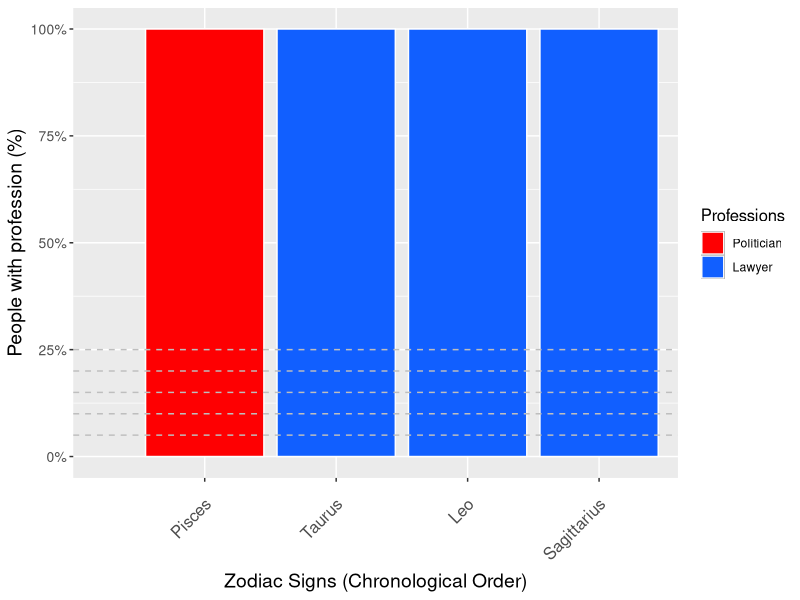

Here is the R script that generated this plot:
# R code for zodiac signs
library(tidyverse)

# Load data
data <- read_csv("zodiac_prof_activity.csv") # <-- INSERT CSV HERE!

# Order them, such that they are in chronological order
zodiac_order <- c(
  "Capricorn", "Aquarius", "Pisces", "Aries", "Taurus", "Gemini", 
  "Cancer", "Leo", "Virgo", "Libra", "Scorpio", "Sagittarius")

# Make table for most common professions for each zodiac sign and the counts and percentage
zodiac_professions <- data |>
  filter(Zodiac != 'Zodiac', Profession != 'Profession') |>
  group_by(Zodiac, Profession) |>
  summarise(count = n(), .groups = "drop") |>
  group_by(Zodiac) |>
  mutate(total_in_zodiac = sum(count)) |>
  slice_max(count, n = 3, with_ties = FALSE) |>
  mutate(percentage = (count / total_in_zodiac) * 100) |>
  select(Zodiac, Profession, count, percentage) |>
  arrange(match(Zodiac, zodiac_order))

# Legend reorder
zodiac_professions$Professions <- factor(zodiac_professions$Profession,
  levels = c("Politician", "Lawyer", "Businessperson", "Teacher", "Economist", "Physician", "Barrister", "Art", "Farmer", "Attorneys in the United States", "Authors"))

# Poltiician = #fe0002
# Lawyer = #115fff
# Businessperson = #fccd01
# Teacher = #87e23d
# Economist = #188d7b
# Physician = #ff8e02
# Barrister = #791e9f
# Art = #f69cc2
# Farmer = #999999
# Attorneys in the United States = #00FFFF
# Authors = #555555

# Plot barplot
barplot <- zodiac_professions |>
  ggplot(aes(
    x = factor(Zodiac, levels = zodiac_order),
    y = percentage/100,
    fill = Professions
  )) +
  geom_density(alpha = 0.5) +
  geom_col(position="dodge",colour="white") +
  labs(
    x = 'Zodiac Signs (Chronological Order)',
    y = 'People with profession (%)',
    # title = 'Percentage of people each zodiac\'s 3 most common professions'
  ) +
  ylim(0, 25) +
  scale_y_continuous(labels=scales::label_percent()) +
    scale_fill_manual(values = c("#fe0002","#115fff","#fccd01","#87e23d"),
    labels = c("Politician","Lawyer", "Businessperson", "Teacher")) +
  geom_hline(
    yintercept = seq(5/100, 25/100, by = 5/100),
    color = "grey", 
    linetype = "dashed"
  ) +
theme(
  axis.text.x = element_text(angle = 45, hjust = 1, vjust = 0.8, size = 12),
  axis.text.y = element_text(size = 10),
  axis.title.y = element_text(size = 14),
  axis.title.x = element_text(margin = margin(t = 15), size = 14),
  legend.title = element_text(size = 12)
)

# Save the barplot as .png
ggsave(
  filename = "activity_zodiac_barplot.png",
  plot = barplot,
  width=12
)
